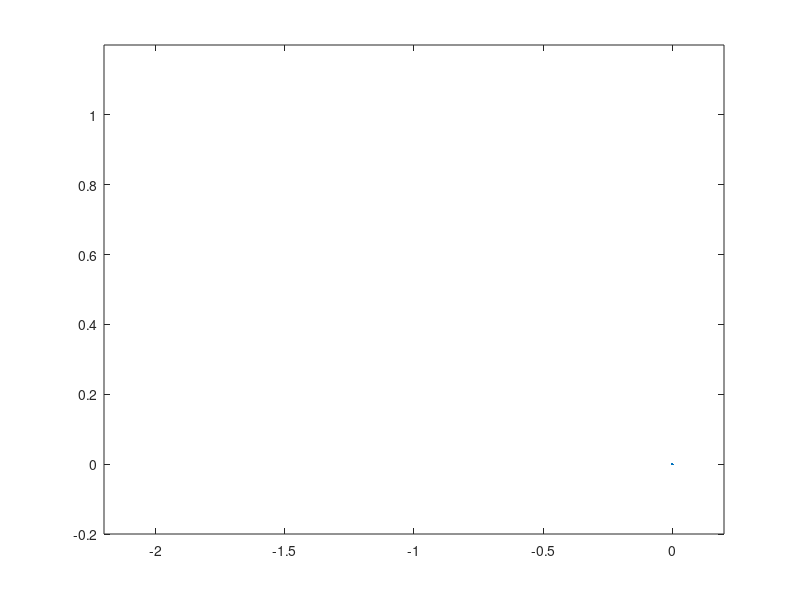

Recreate this plot in MATLAB. (Note: this script raises an error after producing the figure.)
% Clear everything and set up plot.
clc; clf; clear;
hold off;
plot(0, 0);
hold on;

% Declare variables.
xstart = -2;
ystart = 1;
yawstart = 0;
xend = 0;
yend = 0;
yawend = 0;
step = 0.2;
time = 20;
circlesize = 0.02;
axis([xstart-step step -step ystart+step]);

% Parameters.
gamma = 1;
h = 1.1;
k = 5;

% Calculate the initial errors for position and heading.
[e, th, a] = CalcETA(xstart, ystart, yawstart);

% Simulate the physics for the trajectory to get the state variables through
% time. The state variables are y(1) = e, y(2) = alpha and y(3) = theta. This
% is local planner output between via points based on the Lyapunov function.
[t, y] = ode45(@f3, [0 time], [e a th]);

% Set up vectors to hold x and y positions, yaw speed and velocity of robot.
xpos = zeros(length(t));
ypos = zeros(length(t));
w = zeros(length(t));
u = zeros(length(t));

% At each time step calculate the forward velocity and angular rate commands
% to issue to the robot.
for i = 1:length(t)
    dou = 1;
    dow = 1;
    xpos(i) = sqrt(y(i,1)^2 * (cos(y(i,3))^2));
    ypos(i) = xpos(i) * tan(y(i,3));
    u(i) = gamma * cos(y(i,2)) * y(i,1);
    w(i) = k * y(i,2) + gamma * (cos(y(i,2)) * ...
        sin(y(i,2)) / y(i,2)) * (y(i,2) + h * y(i,3));
end

% Plot the trajectory to go from the start to the goal.
plot(ypos, xpos, 'r');
[latc, lonc] = scircle1(xstart, ystart, circlesize);
plot(latc, lonc, 'b');
[latc, lonc] = scircle1(xend, yend, circlesize);
plot(latc, lonc, 'b');

% Plot the calculated input controls versus time.
pause;
hold off;
plot(t, w, 'r', t, u, 'b');
legend('w Red','u Blue','Location','Best');
